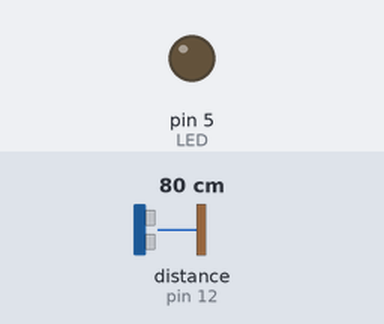
Recording of a sketch running on a simulated Arduino Uno, built with avr-gcc and run on an emulated ATmega328P. Parts: output pins drawn as LEDs (lit = HIGH). Wiring (inferred from the names in the program): ultrasonic range finder: trigger pin 13; echo pin 12. The test bench sets the inputs (shaded band); at power-on: distance to the obstacle (sensor on pin 12) 80 cm. The echo pulse lasts 58.3 µs per cm; pins used as bus, display or sensor lines are not drawn.

Above: at 1.2 s.
1.3 s: distance to the obstacle (sensor on pin 12) set to 48 cm
2.8 s: distance to the obstacle (sensor on pin 12) set to 41 cm
At 3.3 s:
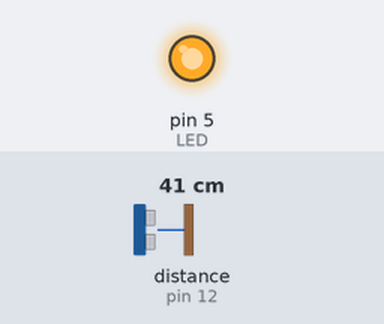
4.3 s: distance to the obstacle (sensor on pin 12) set to 60 cm
At 4.9 s:
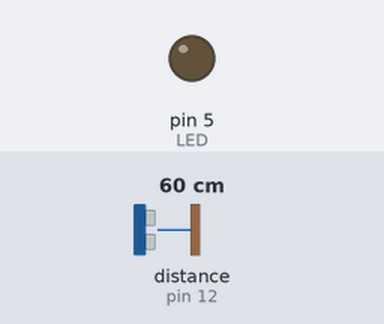
5.8 s: distance to the obstacle (sensor on pin 12) set to 2 cm
At 6.7 s:
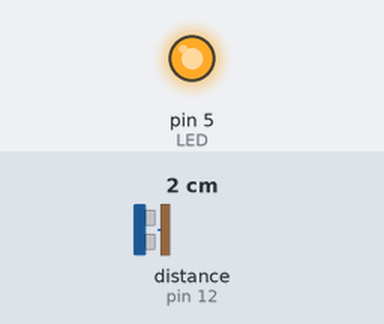
Timing chart, 0 to 8.3 s (numbered marks = the images above; inputs shaded):
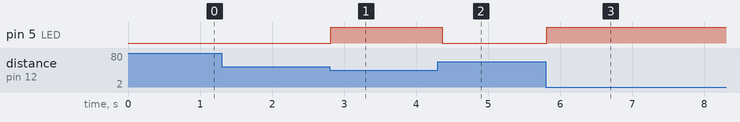

The sketch:

practica_14_ultrasonico1.ino
```cpp
int TRIG = 13;
int ECHO = 12;
int LED = 5;
int duracion;
int distancia;

void setup() {
  pinMode(TRIG, OUTPUT);
  pinMode(ECHO, INPUT);
  pinMode(LED, OUTPUT);
}

void loop() {
  // Tiempo de envio y recepcion
  digitalWrite(TRIG, LOW);
  delayMicroseconds(2);
  digitalWrite(TRIG, HIGH);
  delayMicroseconds(10);
  digitalWrite(TRIG, LOW);

  // Recepcion del eco de respuesta
  duracion = pulseIn(ECHO, HIGH);
  distancia = duracion * 0.034 / 2; // Calcula la distancia en centímetros

  // Enciende el LED si la distancia es menor a 45 cm
  if (distancia < 45) {
    digitalWrite(LED, HIGH);
  } else {
    digitalWrite(LED, LOW);
  }

  delay(100); // Espera 100 ms antes de tomar la próxima medida
}
```

Measured:
- the behaviour switches between 46 and 45 cm on distance to the obstacle (sensor on pin 12) (found by bisection; images 0 and 1)
- after the input at 1.3 s, every drawn part: stays the same
- after the input at 2.8 s, pin 5 (LED): LOW → HIGH at once
- after the input at 4.3 s, pin 5 (LED): HIGH → LOW after 0.06 s
- after the input at 5.8 s, pin 5 (LED): LOW → HIGH at once
